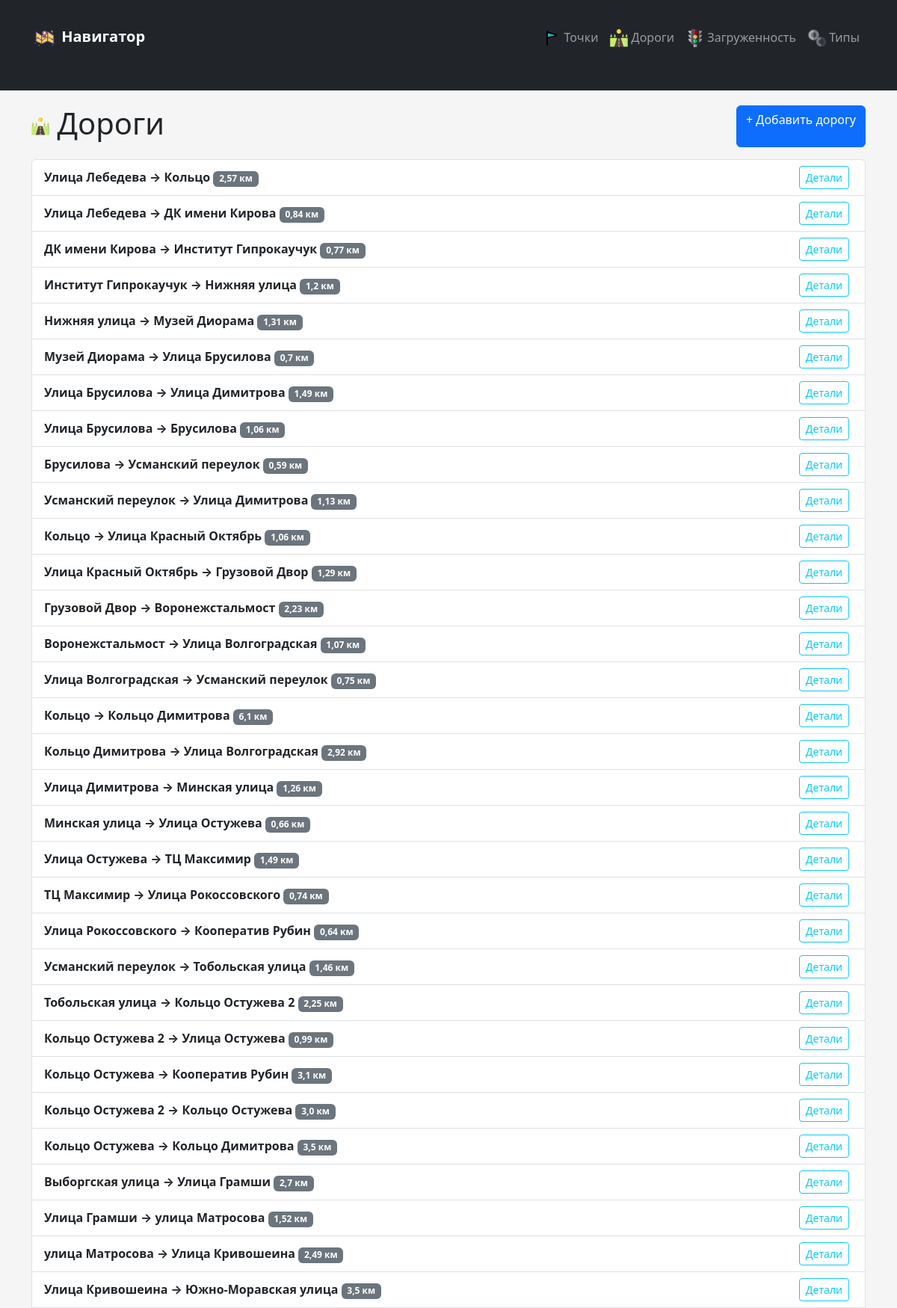
The page /roads/ (upper part) on the database its author committed.
### traffic/models.py (models this page shows, shortened)
class RoadSegment(models.Model):
    point_a = models.ForeignKey(Location, on_delete=models.CASCADE, related_name='road_segment_start', verbose_name="Точка А")
    point_b = models.ForeignKey(Location, on_delete=models.CASCADE, related_name='road_segment_end', verbose_name="Точка B")
    distance_km = models.FloatField(verbose_name="Расстояние (км)")
    class Meta:
        verbose_name = 'Отрезок пути'
        verbose_name_plural = 'Отрезки пути'
        unique_together = ('point_a', 'point_b')

class Location(models.Model):
    name = models.CharField(max_length=100, verbose_name="Название")
    latitude = models.FloatField(verbose_name="Широта")
    longitude = models.FloatField(verbose_name="Долгота")
    class Meta:
        verbose_name = 'Населённый пункт'
        verbose_name_plural = 'Населённые пункты'
        unique_together = ('latitude', 'longitude')

### traffic/views.py (the view, shortened to what this page needs)
    def handler(request, pk=None):
        queryset = model.objects.all()
        if model == RoadSegment:
            queryset = queryset.select_related('point_a', 'point_b')
        elif model == Traffic:
            queryset = queryset.select_related('road_segment', 'congestion_type')
        elif model == Location:
            queryset = queryset.order_by('name')
        return render(request, f'traffic/list_{template_base}s.html', {f'{template_base}s': queryset})

### traffic/views.py (called while the page is built, shortened)
def create_crud_handler(model, form_class, template_base, serialize_func=None):
    def handler(request, pk=None):
        queryset = model.objects.all()
        if model == RoadSegment:
            queryset = queryset.select_related('point_a', 'point_b')
        elif model == Traffic:
            queryset = queryset.select_related('road_segment', 'congestion_type')
        elif model == Location:
            queryset = queryset.order_by('name')
        return render(request, f'traffic/list_{template_base}s.html', {f'{template_base}s': queryset})
    return handler

### traffic/templates/traffic/list_roads.html (shortened to what this page needs)
{% extends 'traffic/layout.html' %}
{% load static %}
{% block content %}
<div class="d-flex justify-content-between mb-3">
    <h1><img src="{% static 'traffic/icons/road-svgrepo-com.svg' %}" alt="Road Icon" width="24" height="24"> Дороги</h1>
    <a href="{% url 'road_create' %}" class="btn btn-primary">+ Добавить дорогу</a>
</div>
{% if roads %}
    <div class="list-group">
        {% for road in roads %}
        <div class="list-group-item d-flex justify-content-between align-items-center">
            <div>
                <strong>{{ road.point_a.name }} → {{ road.point_b.name }}</strong>
                <span class="badge bg-secondary">{{ road.distance_km }} км</span>
            </div>
            <a href="{% url 'road_detail' road.id %}" class="btn btn-sm btn-outline-info">Детали</a>
        </div>
        {% endfor %}
    </div>
{% else %}
    <div class="alert alert-warning">Нет дорог</div>
{% endif %}
{% endblock %}

### traffic/templates/traffic/layout.html (style rules this page uses)
body { background-color: #f5f5f5; }
.btn-sm { margin-right: 5px; }

### rows shown on the page
RoadSegment: point_a.name "Улица Лебедева", point_b.name "Кольцо", distance_km "2,57"
RoadSegment: point_a.name "Улица Лебедева", point_b.name "ДК имени Кирова", distance_km "0,84"
RoadSegment: point_a.name "ДК имени Кирова", point_b.name "Институт Гипрокаучук", distance_km "0,77"
RoadSegment: point_a.name "Институт Гипрокаучук", point_b.name "Нижняя улица", distance_km "1,2"
RoadSegment: point_a.name "Нижняя улица", point_b.name "Музей Диорама", distance_km "1,31"
RoadSegment: point_a.name "Музей Диорама", point_b.name "Улица Брусилова", distance_km "0,7"
RoadSegment: point_a.name "Улица Брусилова", point_b.name "Улица Димитрова", distance_km "1,49"
RoadSegment: point_a.name "Улица Брусилова", point_b.name "Брусилова", distance_km "1,06"
RoadSegment: point_a.name "Брусилова", point_b.name "Усманский переулок", distance_km "0,59"
RoadSegment: point_a.name "Усманский переулок", point_b.name "Улица Димитрова", distance_km "1,13"
RoadSegment: point_a.name "Кольцо", point_b.name "Улица Красный Октябрь", distance_km "1,06"
RoadSegment: point_a.name "Улица Красный Октябрь", point_b.name "Грузовой Двор", distance_km "1,29"
RoadSegment: point_a.name "Грузовой Двор", point_b.name "Воронежстальмост", distance_km "2,23"
RoadSegment: point_a.name "Воронежстальмост", point_b.name "Улица Волгоградская", distance_km "1,07"
RoadSegment: point_a.name "Улица Волгоградская", point_b.name "Усманский переулок", distance_km "0,75"
RoadSegment: point_a.name "Кольцо", point_b.name "Кольцо Димитрова", distance_km "6,1"
RoadSegment: point_a.name "Кольцо Димитрова", point_b.name "Улица Волгоградская", distance_km "2,92"
RoadSegment: point_a.name "Улица Димитрова", point_b.name "Минская улица", distance_km "1,26"
RoadSegment: point_a.name "Минская улица", point_b.name "Улица Остужева", distance_km "0,66"
RoadSegment: point_a.name "Улица Остужева", point_b.name "ТЦ Максимир", distance_km "1,49"
RoadSegment: point_a.name "ТЦ Максимир", point_b.name "Улица Рокоссовского", distance_km "0,74"
RoadSegment: point_a.name "Улица Рокоссовского", point_b.name "Кооператив Рубин", distance_km "0,64"
RoadSegment: point_a.name "Усманский переулок", point_b.name "Тобольская улица", distance_km "1,46"
RoadSegment: point_a.name "Тобольская улица", point_b.name "Кольцо Остужева 2", distance_km "2,25"
RoadSegment: point_a.name "Кольцо Остужева 2", point_b.name "Улица Остужева", distance_km "0,99"
RoadSegment: point_a.name "Кольцо Остужева", point_b.name "Кооператив Рубин", distance_km "3,1"
RoadSegment: point_a.name "Кольцо Остужева 2", point_b.name "Кольцо Остужева", distance_km "3,0"
RoadSegment: point_a.name "Кольцо Остужева", point_b.name "Кольцо Димитрова", distance_km "3,5"
RoadSegment: point_a.name "Выборгская улица", point_b.name "Улица Грамши", distance_km "2,7"
RoadSegment: point_a.name "Улица Грамши", point_b.name "улица Матросова", distance_km "1,52"
RoadSegment: point_a.name "улица Матросова", point_b.name "Улица Кривошеина", distance_km "2,49"
RoadSegment: point_a.name "Улица Кривошеина", point_b.name "Южно-Моравская улица", distance_km "3,5"
